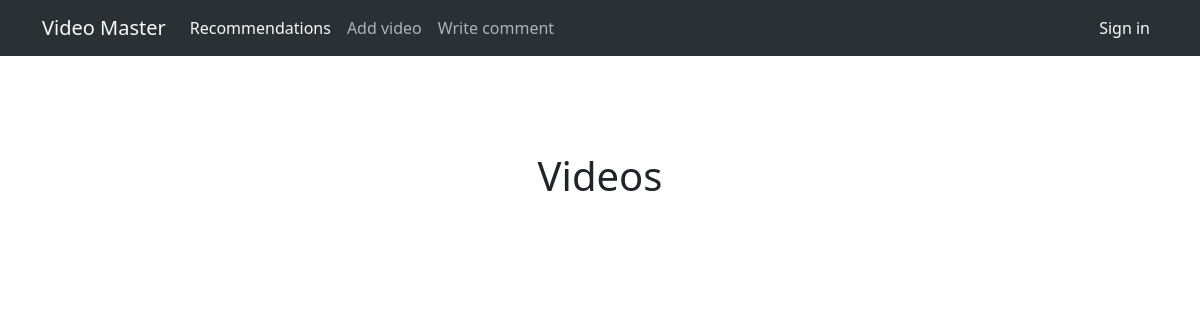
Page /videos/ on the earlier database version.
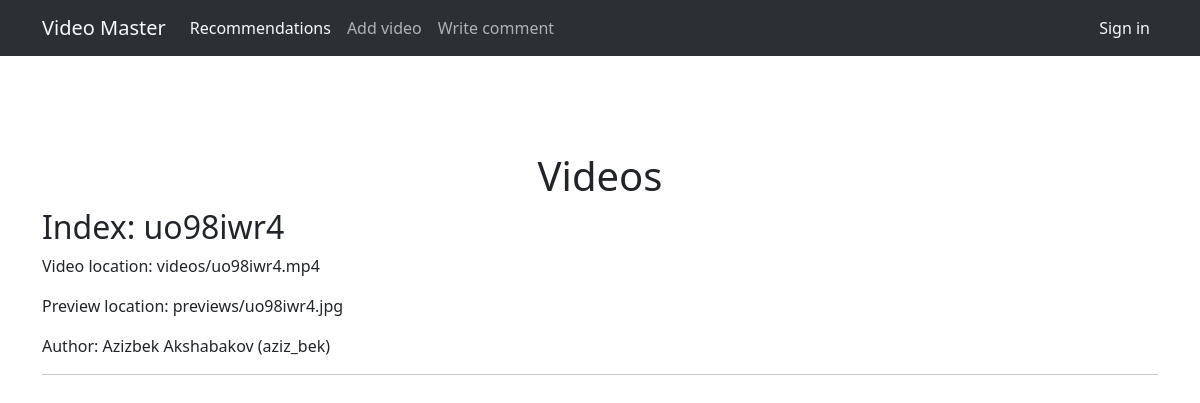
Same page on the later database version.
### mainapp/models.py (models this page shows, shortened)
class Video(models.Model):
    index = models.CharField(max_length=255)
    video = models.FileField(upload_to='videos/', null=True, validators=[FileExtensionValidator(allowed_extensions=['mov','avi','mp4','webm','mkv'])])
    preview = models.ImageField(upload_to='previews/')
    user_id = models.ForeignKey(User, on_delete=models.DO_NOTHING)

class User(models.Model):
    login = models.CharField(max_length=255)
    first_name = models.CharField(max_length=255)
    last_name = models.CharField(max_length=255)
    password = models.CharField(max_length=255)
    icon = models.ImageField(upload_to='icons/')

### mainapp/views.py (the view)
# urls.py: path('videos/', videos, name='videos')
def videos(request):
    videos = Video.objects.all()
    return render(request, 'mainapp/videos.html', {'videos': videos})

### mainapp/templates/mainapp/videos.html
{% extends 'mainapp/base.html' %}
{% block content %}
    <h1 class="text-center mt-5 pt-5">Videos</h1>
    {% for video in videos %}
        <h2>Index: {{ video.index }}</h2>
        <p>Video location: {{ video.video }}</p>
        <p>Preview location: {{ video.preview }}</p>
        <p>Author: {{ video.user_id.first_name }} {{ video.user_id.last_name }} ({{ video.user_id.login }})</p>
        <hr>
    {% endfor %}
{% endblock %}

### mainapp/templates/mainapp/base.html (shortened to what this page needs)
{% load static %}
<!DOCTYPE html>
<html>
<head>
<link href="{% static 'mainapp/css/bootstrap.min.css' %}" rel="stylesheet" type="text/css">
</head>
<body>
<nav class="navbar navbar-expand-lg bg-dark bg-body-tertiary" data-bs-theme="dark">
    <div class="container">
        <a class="navbar-brand" href="{% url 'home' %}">Video Master</a>
        <div class="collapse navbar-collapse" id="navbarSupportedContent">
            <ul class="navbar-nav me-auto mb-2 mb-lg-0">
                <li class="nav-item">
                    <a class="nav-link active" aria-current="page" href="#">Recommendations</a>
                </li>
                <li class="nav-item">
                    <a class="nav-link" href="#">Add video</a>
                </li>
                <li class="nav-item">
                    <a class="nav-link" href="#">Write comment</a>
                </li>
            </ul>
            <ul class="navbar-nav mb-2 mb-lg-0 d-flex">
                <li class="nav-item">
                    <a class="nav-link active" aria-current="page" href="#">Sign in</a>
                </li>
            </ul>
        </div>
    </div>
</nav>
<div class="container">
{% block content %}
{% endblock %}
</div>
</body>
</html>

Differences in the rows shown:
added Video: index "uo98iwr4", video "videos/uo98iwr4.mp4", preview "previews/uo98iwr4.jpg", user_id.first_name "Azizbek", user_id.last_name "Akshabakov", user_id.login "aziz_bek"
